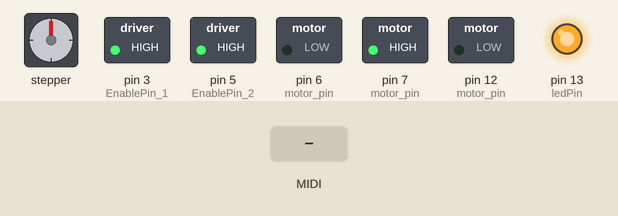
Simulated run of this sketch. Board: Arduino Uno, built with avr-gcc and run on an emulated ATmega328P. Parts: stepper motor, switched loads named in the sketch (green lamp = pin HIGH), output pins drawn as LEDs (lit = HIGH). Wiring (inferred from the names in the program): stepper motor (800 steps per turn assumed): coils pin 8, pin 9, pin 10, pin 11. The test bench sets the inputs (shaded band). MIDI output is not drawn; pins used as bus, display or sensor lines are not drawn.

Above: at 1.2 s.
1.3 s: MIDI note 36 received
At 1.45 s:
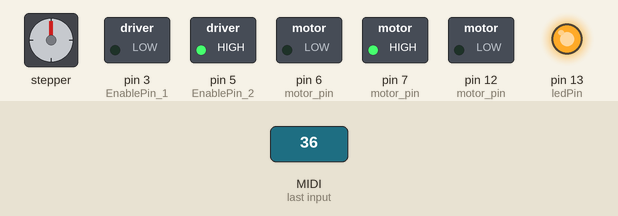
Timing chart, 0 to 4.3 s (numbered marks = the images above; inputs shaded):
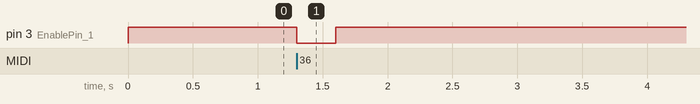

Measured:
- after the input at 1.3 s, pin 3 (EnablePin_1): HIGH → LOW at once, → HIGH 0.30 s later

The sketch:

MOS___.ino
```cpp
#include <MIDI.h>
#include <MsTimer2.h>
#include <math.h>
#include "key_to_stepmotor.h"

// Simple tutorial on how to receive and send MIDI messages.
// Here, when receiving any message on channel 4, the Arduino
// will blink a led and play back a note for 1 second.

MIDI_CREATE_DEFAULT_INSTANCE();

const int EnablePin_1 = 3;
const int stepPin_1 = 2;
const int EnablePin_2 = 5;
const int stepPin_2 = 4;
const int ledPin = 13;
const int stepsPerRevolution = 800;

int motor_state[6][2] = {
                        {0, 0},// 첫번째는 모터 상태, 두번째는 pitch
                        {0, 0},
                        {0, 0},
                        {0, 0},
                        {0, 0},
                        {0, 0}
                        };
int pitch_bend = 0;
int motor_step[6] = {0, 0, 0, 0, 0, 0};// 지난 시간 타겟(원하는 딜레이)
int motor_count[6] = {0, 0, 0, 0, 0, 0};// 지난 시간 재기
unsigned long motor_prev[6] = {0, 0, 0, 0, 0, 0}; // 전에 기록한 시간
int motor_pin[6][3] = {
                       {stepPin_1, HIGH, EnablePin_1},// 첫번째는 스텝 핀번호, 두번째는 enable 핀 번호세번째는 pin상태
                       {stepPin_2, HIGH, EnablePin_2},
                       {6, HIGH, 7},
                       {8, HIGH, 9},
                       {10, HIGH, 11},
                       {12, HIGH, 13}
};

int change_key_to_delay(int key){
  return key_change[key][1]; // pitch를 delay값으로 변환(microsec)
}

void toggle_pin(int motor_num) {
      motor_pin[motor_num][1] = !motor_pin[motor_num][1];
      digitalWrite(motor_pin[motor_num][0], motor_pin[motor_num][1]);  // 토글해줘서 pwm 생성
}

void step_motor(int motor_num, int pitch) // 스텝모터 한바퀴 돌리는 함수
{
    if(pitch_bend == 0) {
      motor_step[motor_num] = change_key_to_delay(pitch - 24);// delay 변환
    }
    unsigned long current_time_us = micros();
    motor_count[motor_num] += current_time_us -  motor_prev[motor_num]; // 현재 시간을 전 시간에 빼서 계속 더해줌, dt
    motor_prev[motor_num] = current_time_us; // 각자 시간을 따로 설정해줘야 시간 동기화가 안된다

    if (motor_count[motor_num] >= motor_step[motor_num]) {
      motor_count[motor_num] = 0; // 원하는 시간 흐르면 토글해주고 초기화
      toggle_pin(motor_num);
    }
}

void setup() {
    pinMode(ledPin, OUTPUT);
    for(int i=0; i<6; i++) {
      pinMode(2*i+2, OUTPUT); //step pin
      pinMode(2*i+3, OUTPUT); // enable pin
      motor_prev[i] = micros();
      digitalWrite(2*i+3, HIGH);
    }


    MIDI.begin(4);
    MIDI.setHandleNoteOn(handleNoteOn);
    MIDI.setHandleNoteOff(handleNoteOff);
    MIDI.setHandlePitchBend(handlePitchBend);
}

void loop() {
  MIDI.read();
  for(int i=0; i<6; i++){
    if(motor_state[i][0] == 1){
      step_motor(i, motor_state[i][1]); // 켜져 있는거만 스텝모터 돌림
    }
  }
}
/*
 * noteon 신호 들어오면 실행, interrupt와 같은 개념
 * 채널은 4채널로 설정해주었고 pitch값만 필요
 */
void handleNoteOn(byte channel, byte pitch, byte velocity)
{
  if(pitch <= 72 && pitch >= 24) {
    for(int i=0; i<6; i++){
      if(motor_state[i][0] == 0 && motor_state[i][1] == 0){
        motor_state[i][0] = 1;  // 모터가 켜져있는 상태로 표현
        motor_state[i][1] = pitch;  // 모터의 음계를 설정
        digitalWrite(motor_pin[i][2], LOW); // 모터를 사용하므로 enablePin을 low로
        break;
      }
    }
  }
}
/*
 * noteoff 신호가 들어오면 실행, interrupt와 같은 개념
 * 모터가 켜져있는지 안켜져있는지만 확인해본다
 */
void handleNoteOff(byte channel, byte pitch, byte velocity)
{
  for(int i=0; i<6; i++){
      if(motor_state[i][1] == pitch && motor_state[i][0] == 1){ //모터 pitch확인
        motor_state[i][0] = 0; //모터 상태 꺼진상태로
        motor_state[i][1] = 0;  //모터 pitch 초기화
        digitalWrite(motor_pin[i][2], HIGH);    // 모터 꺼지게 만들어야 하므로 enablePin을 high로
        break;
      }
    }
}

void handlePitchBend(byte channel, int bend)
{
  if(bend == 0) {
    digitalWrite(ledPin, LOW);
    pitch_bend = 0;
  }
  else {
    pitch_bend = 1;
    digitalWrite(ledPin, HIGH);
    int key = 2;
    double semitones =  (double) bend / 8192;
    double new_delay[6] = {};
    for(int i=0; i<6; i++){
      new_delay[i] = (double) change_key_to_delay(motor_state[i][1]-24) * exp(- semitones * log(2));
      motor_step[i] = (int) new_delay[i];
    }
  }
}
```

key_to_stepmotor.h
```cpp
static const unsigned key_change[49][2] = {
  {24, 7645},
  {25, 7216},
  {26, 6811},
  {27, 6429},
  {28, 6068},
	{29, 5727},
	{30, 5406},
	{31, 5102},
	{32, 4816},
	{33, 4546},
	{34, 4290},
	{35, 4050},
	{36, 3822},
	{37, 3608},
	{38, 3406},
	{39, 3214},
	{40, 3034},
	{41, 2864},
  {42, 2703},
  {43, 2551},
  {44, 2408},
  {45, 2273},
  {46, 2145},
  {47, 2025},
  {48, 1911},
  {49, 1804},
  {50, 1703},
  {51, 1607},
  {52, 1517},
  {53, 1432},
  {54, 1352},
  {55, 1276},
  {56, 1204},
  {57, 1137},
  {58, 1073},
  {59, 1013},
  {60, 956},
  {61, 902},
  {62, 851},
  {63, 803},
  {64, 759},
  {65, 716},
  {66, 676},
  {67, 637},
  {68, 602},
  {69, 568},
  {70, 536},
  {71, 506},
  {72, 478}
};
```
